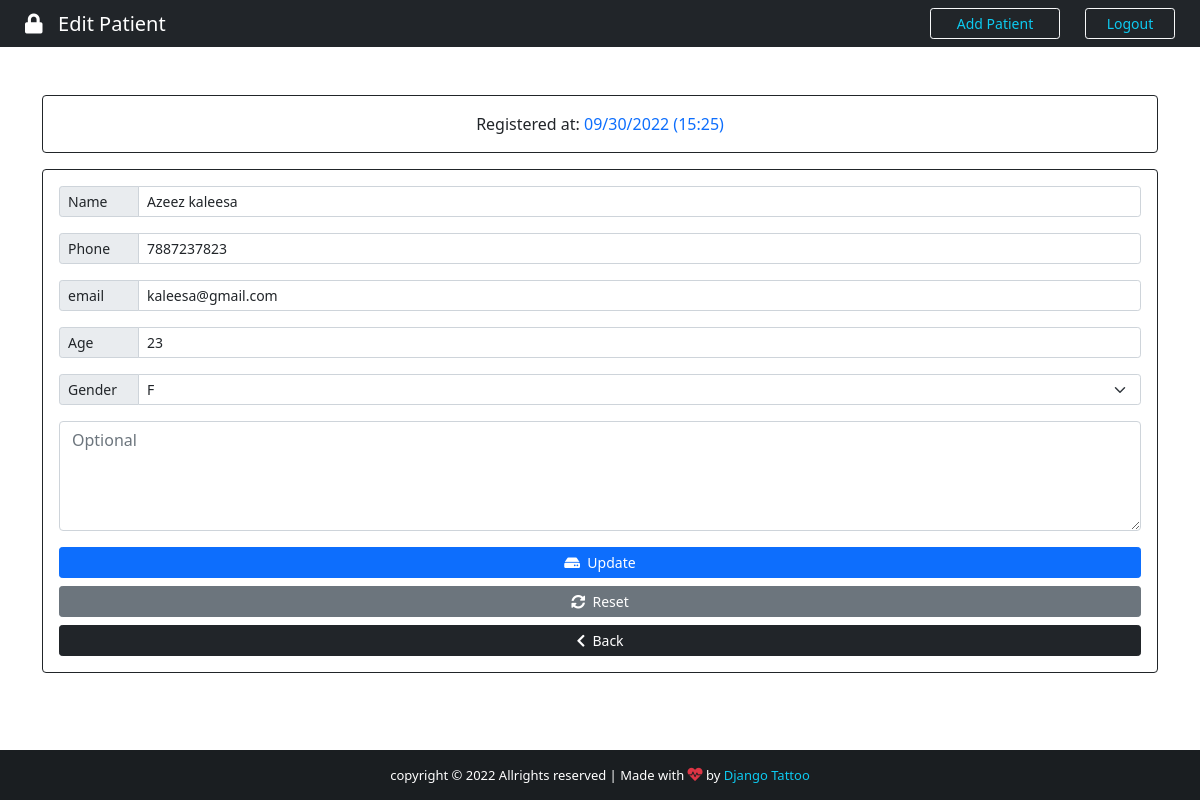
The page /edit_patient/7 (signed in) on the database as committed earlier.
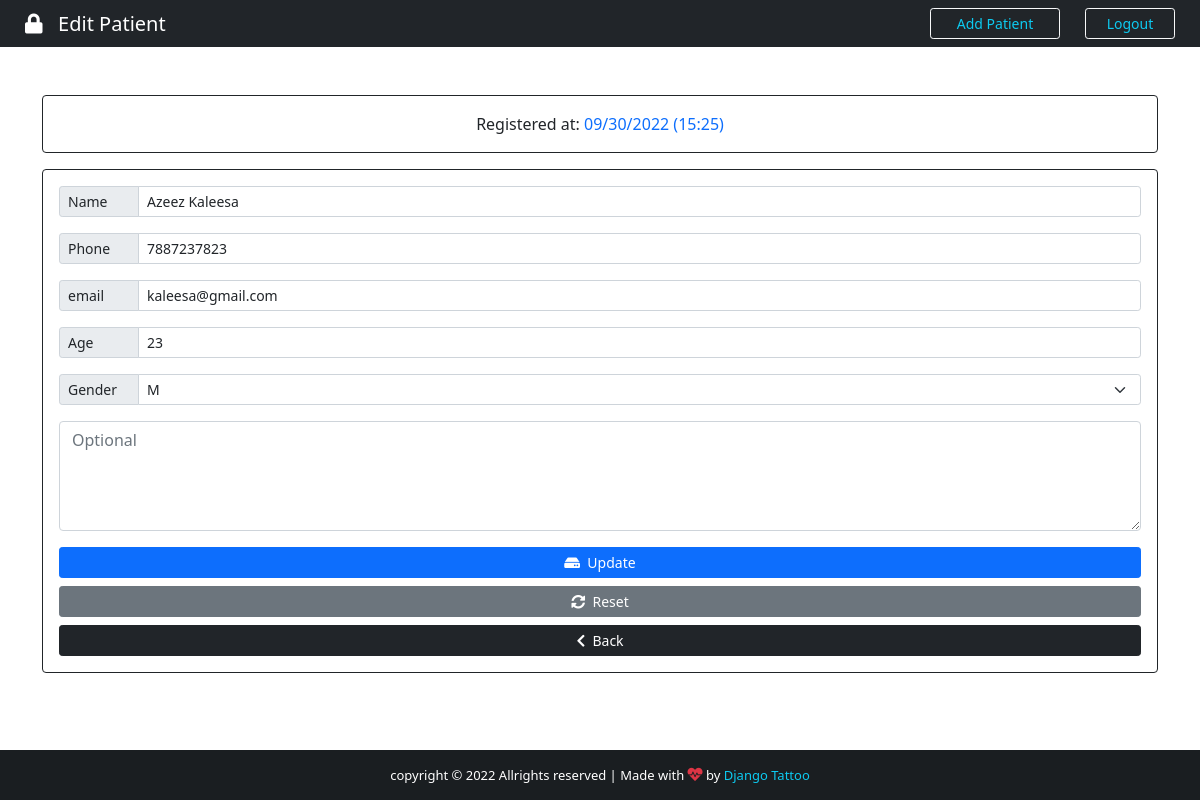
The same page on the database as committed later.
### app/models.py (models this page shows, shortened)
class Patient(models.Model):
    GENDER = (
        ('F', 'F'),
        ('M', 'M'),
    )
    id = models.IntegerField(primary_key=True)
    name = models.CharField(max_length=100)
    phone = models.CharField(max_length=100)
    email = models.CharField(max_length=100)
    age = models.CharField(max_length=100)
    gender = models.CharField(max_length=100, null=True, choices=GENDER)
    description = models.TextField(max_length=200, blank=True, null=True)
    created_at = models.DateTimeField(auto_now_add=True)

### app/views.py (the view)
# urls.py: path('edit_patient/<int:patient_id>', views.editPatient, name='edit-patient'),
@cache_control(no_cache=True, must_revalidate=True, no_store=True)
@login_required(login_url='login')
def editPatient(request, patient_id):
    patient = Patient.objects.get(id=patient_id)
    if request.method == 'POST':
        patient = Patient.objects.get(id= request.POST.get('id'))
        if patient != None:
            patient.name = request.POST.get('name')
            patient.phone = request.POST.get('phone')
            patient.email = request.POST.get('email')
            patient.age = request.POST.get('age')
            patient.gender = request.POST.get('gender')
            patient.description = request.POST.get('description')
            patient.save()
            messages.success(request, 'Patient updated succesfully')
            return redirect('patients')
    else:
        context = {'patient': patient,}
        return render(request, 'app/edit_patient.html', context)

### app/templates/app/edit_patient.html (shortened to what this page needs)
{% extends 'app/add_patients.html' %}
{% block title %}Registered at: <span class="text-primary">{{patient.created_at | date:'m/d/Y (H:i)'}}</span> {% endblock title %}
{% block btn-content %} <i class="fas fa-hdd"></i>&nbsp; Update {% endblock btn-content %}
{% block btn-reset %}
<button type="reset" class="btn btn-secondary btn-sm"><i class="fas fa-sync-alt"></i>&nbsp; Reset </button>
{% endblock btn-reset %}
{% block action %} action="{% url 'edit-patient' patient.id %}" {% endblock action %}
{% block value-name %} value="{{patient.name}}" {% endblock value-name %}
{% block value-phone %} value="{{patient.phone}}" {% endblock value-phone %}
{% block value-email %} value="{{patient.email}}" {% endblock value-email %}
{% block value-age %} value="{{patient.age}}" {% endblock value-age %}
{% block value-gender %} value="{{patient.gender}}" {% endblock value-gender %}
{% block option %}<option value="" style="background-color: #d3d3d3; color:#007bff;">{{patient.gender}}</option>{% endblock option %}

### app/templates/app/add_patients.html (shortened to what this page needs)
{% extends 'base.html' %}
{% block content %}
<div class="container">
    <div class="row">
        <div class="col-lg-12">
            <div class="card card-body border-dark mt-5">
                <span class="text-center"> {% block title %}<span class="text-primary"> FILL OUT THE FORM BELOW</span>{% endblock title %}</span>
            </div>
            <form {% block action %} action="{% url 'add-patient' %}" {% endblock action %} method="POST" enctype="multipart/form-data" class="card p-3 border-dark mt-3">
                <div class="input-group input-group-sm mb-3">
                    <span class="input-group-text side-label">Name</span>
                    <input type="text" class="form-control" name="name" id="name"  placeholder="Patient name" required {% block value-name %}{% endblock value-name %}>
                </div>
                <div class="input-group input-group-sm mb-3">
                    <span class="input-group-text side-label">Phone</span>
                    <input type="phone" class="form-control" name="phone" id="phone" placeholder="Patient phone" required {% block value-phone %}{% endblock value-phone %}>
                </div>
                <div class="input-group input-group-sm mb-3">
                    <span class="input-group-text side-label">email</span>
                    <input type="text" class="form-control" name="email" id="email" placeholder="Patient email" required {% block value-email %}{% endblock value-email %}>
                </div>
                <div class="input-group input-group-sm mb-3">
                    <span class="input-group-text side-label">Age</span>
                    <input type="text" class="form-control" name="age" id="age" max_length="3"  placeholder="Patient age" required {% block value-age %}{% endblock value-age %}>
                </div>
                <div class="input-group input-group-sm mb-3">
                    <label class="input-group-text side-label">Gender</label>
                    <select class="form-select" name="gender" id="gender" required {% block value-gender %}{% endblock value-gender %}>
                        {% block option %}{% endblock option %}
                    </select>
                </div>
                <div class="form-group">
                    <textarea class="form-control" name="description" id="disc" rows="4" placeholder="Optional">{% block value-description %}{% endblock value-description %}</textarea>
                </div>
                <div class="d-grid gap-2 mt-3">
                    <button type="submit" class="btn btn-primary btn-sm" id="btn-add">
                       {% block btn-content %} <i class="fas fa-plus"></i>&nbsp; Add {% endblock btn-content %}
                    </button>
                    {% block btn-reset %}{% endblock btn-reset %}
                    <a href="{% url 'patients' %}" class="btn btn-dark btn-sm"><i class="fas fa-chevron-left"></i>&nbsp; Back</a>
                </div>
            </form>
        </div>
    </div>
</div>
{% endblock content %}

Rows that differ between the two databases and show on the page:
changed Patient "kaleesa@gmail.com": name "Azeez kaleesa" → "Azeez Kaleesa"; gender "F" → "M"
